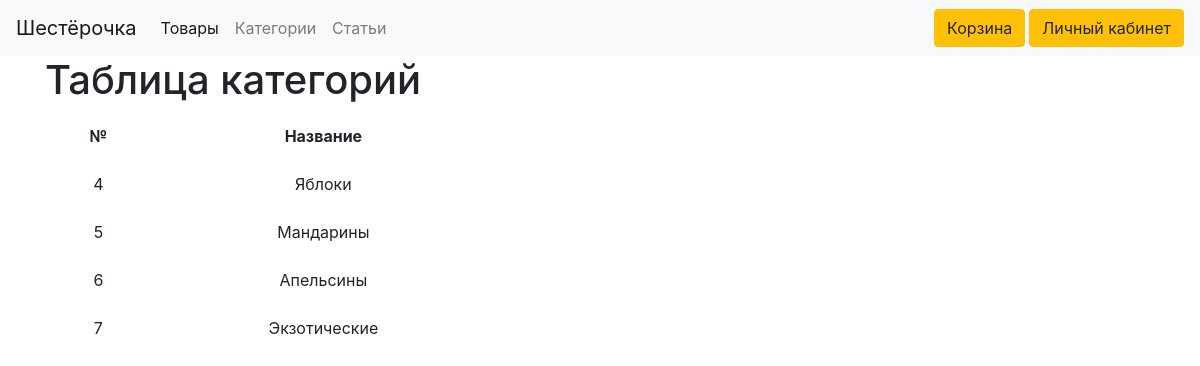
/spisok1.php, run on the app's committed database.
### tables this page shows
CREATE TABLE `category` (
  `id` int(11) NOT NULL,
  `name` varchar(255) NOT NULL
);

### spisok1.php (the view, shortened to what this page needs)
<?php
require_once 'navbar.php';
?>
<!DOCTYPE html>
<html lang="en">
<head>
    <link rel="stylesheet" href="https://stackpath.bootstrapcdn.com/bootstrap/4.4.1/css/bootstrap.min.css"
>
    <link rel="stylesheet" href="https://stackpath.bootstrapcdn.com/bootstrap/4.5.2/css/bootstrap.min.css">
</head>
<body>
<section class="container">
    <div class="login">
        <h1>Таблица категорий</h1>
        <table class = "table table-borderless">
            <thead class="text-center">
            <tr>
                <th>№</th>
                <th>Название</th>
            </tr>
            <?php
            $stmt = $pdo->query('SELECT *, `category`.id AS idR FROM `category` ORDER BY idR ASC');
            while ($row = $stmt->fetch())
            {
                echo "<tr>";
                echo '<td>'.$row['id'].'</td>';
                echo '<td>'.$row['name'].'</td>';
                echo "</tr>";
            }
            ?>
        </table>
        <br>
    </div>
</section>
</body>
</html>

### spisok1.php (style rules this page uses)
.login { width: 450px; }

### data on the page
category: id "4", name "Яблоки"
category: id "5", name "Мандарины"
category: id "6", name "Апельсины"
category: id "7", name "Экзотические"
